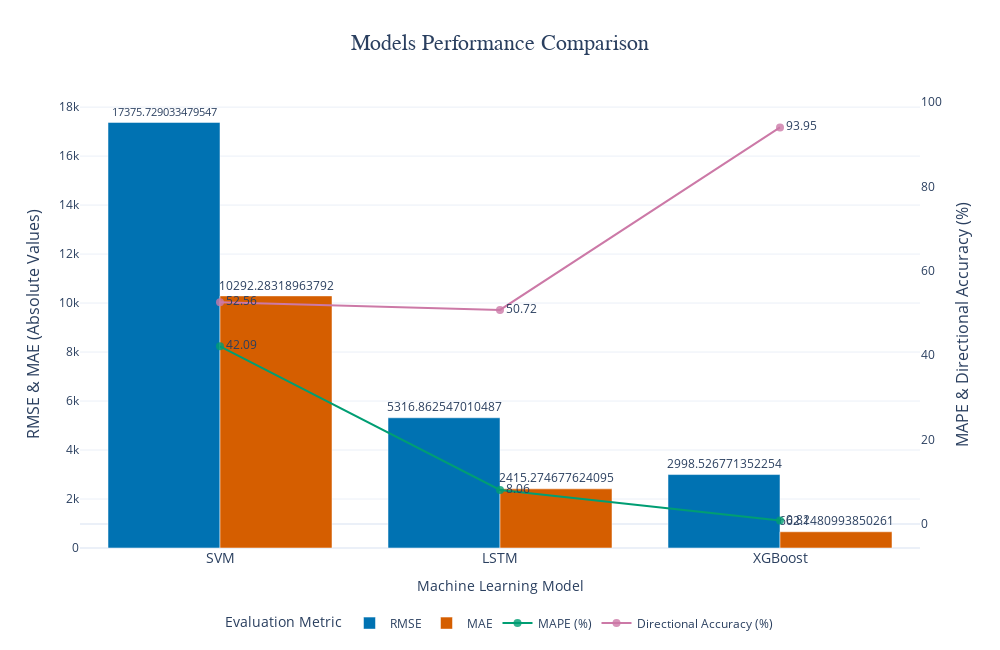

Write notebook code for a chart like this one.
### Code cell
import pandas as pd
import plotly.graph_objects as go

model_performance = {
    "Model": ["SVM", "LSTM", "XGBoost"],
    "RMSE": [rmse_svm, rmse_lstm, rmse_xgb],
    "MAE": [mae_svm, mae_lstm, mae_xgb],
    "MAPE (%)": [mape_svm, mape_lstm, mape_xgb],
    "Directional Accuracy (%)": [directional_accuracy_svm, directional_accuracy_lstm, directional_accuracy_xgb]
}

# Convert to Pandas DataFrame
performance_df = pd.DataFrame(model_performance)

# Define color-blind-friendly colors
color_palette = {
    "RMSE": "#0072B2",   # Blue
    "MAE": "#D55E00",    # Orange
    "MAPE (%)": "#009E73",  # Green
    "Directional Accuracy (%)": "#CC79A7"  # Pink
}

fig = go.Figure()

# Add bars for RMSE and MAE (Primary Y-axis)
for metric in ["RMSE", "MAE"]:
    fig.add_trace(go.Bar(
        x=performance_df["Model"],
        y=performance_df[metric],
        name=metric,
        marker_color=color_palette[metric],
        text=performance_df[metric],
        textposition="outside",
        yaxis="y1",
        textfont=dict(size=14)  # Increased font size
    ))

# Add lines for MAPE (%) and Directional Accuracy (%) (Secondary Y-axis)
for metric in ["MAPE (%)", "Directional Accuracy (%)"]:
    fig.add_trace(go.Scatter(
        x=performance_df["Model"],
        y=performance_df[metric],
        name=metric,
        mode="lines+markers+text",
        marker=dict(size=8, color=color_palette[metric], opacity=0.8),
        text=performance_df[metric].round(2),
        textposition="middle right",
        yaxis="y2",
        textfont=dict(size=12) 
    ))

# Update layout for better spacing and clarity
fig.update_layout(
    title=dict(
        text="Models Performance Comparison",
        x=0.5,  # Center title
        font=dict(size=22, family="Arial Bold") 
    ),
    xaxis=dict(title="Machine Learning Model", tickfont=dict(size=14)),
    yaxis=dict(
        title="RMSE & MAE (Absolute Values)",
        titlefont=dict(size=16),  # Increased font size
        showgrid=True,
        zeroline=True
    ),
    yaxis2=dict(
        title="MAPE & Directional Accuracy (%)",
        titlefont=dict(size=16), 
        overlaying="y",
        side="right",
        showgrid=False,
        zeroline=True
    ),
    legend=dict(
        title="Evaluation Metric",
        orientation="h",  # Move legend below
        yanchor="bottom",
        y=-0.2, 
        xanchor="center",
        x=0.5
    ),
    template="plotly_white",
    height=650, 
    width=1000 
)

# Show plot
fig.show()

### Figure 1 — Plotly figure (JSON) as saved in the notebook; plotly's stock layout.template omitted (floating-point values rounded to 4 significant figures)
{"data": [{"marker": {"color": "#0072B2"}, "name": "RMSE", "text": [17380.0, 5317.0, 2999.0], "textfont": {"size": 14}, "textposition": "outside", "type": "bar", "x": ["SVM", "LSTM", "XGBoost"], "y": [17380.0, 5317.0, 2999.0], "yaxis": "y"}, {"marker": {"color": "#D55E00"}, "name": "MAE", "text": [10290.0, 2415.0, 662.1], "textfont": {"size": 14}, "textposition": "outside", "type": "bar", "x": ["SVM", "LSTM", "XGBoost"], "y": [10290.0, 2415.0, 662.1], "yaxis": "y"}, {"marker": {"color": "#009E73", "opacity": 0.8, "size": 8}, "mode": "lines+markers+text", "name": "MAPE (%)", "text": [42.09, 8.06, 0.82], "textfont": {"size": 12}, "textposition": "middle right", "type": "scatter", "x": ["SVM", "LSTM", "XGBoost"], "y": [42.09, 8.063, 0.8183], "yaxis": "y2"}, {"marker": {"color": "#CC79A7", "opacity": 0.8, "size": 8}, "mode": "lines+markers+text", "name": "Directional Accuracy (%)", "text": [52.56, 50.72, 93.95], "textfont": {"size": 12}, "textposition": "middle right", "type": "scatter", "x": ["SVM", "LSTM", "XGBoost"], "y": [52.56, 50.72, 93.95], "yaxis": "y2"}], "layout": {"height": 650, "legend": {"orientation": "h", "title": {"text": "Evaluation Metric"}, "x": 0.5, "xanchor": "center", "y": -0.2, "yanchor": "bottom"}, "title": {"font": {"family": "Arial Bold", "size": 22}, "text": "Models Performance Comparison", "x": 0.5}, "width": 1000, "xaxis": {"autorange": true, "range": [-0.5, 2.5], "tickfont": {"size": 14}, "title": {"text": "Machine Learning Model"}, "type": "category"}, "yaxis": {"autorange": true, "range": [0, 18290.0], "showgrid": true, "title": {"font": {"size": 16}, "text": "RMSE & MAE (Absolute Values)"}, "type": "linear", "zeroline": true}, "yaxis2": {"autorange": true, "overlaying": "y", "range": [-5.672, 100.4], "showgrid": false, "side": "right", "title": {"font": {"size": 16}, "text": "MAPE & Directional Accuracy (%)"}, "type": "linear", "zeroline": true}}}
